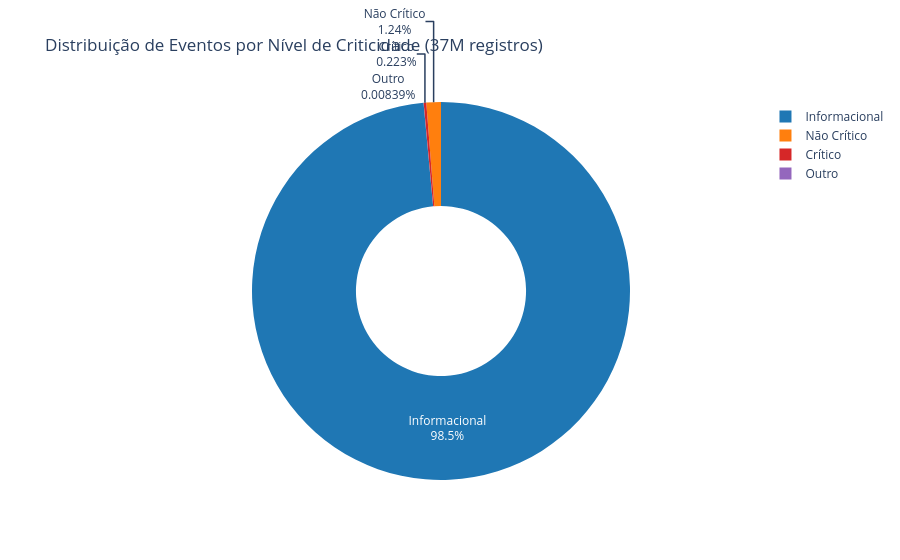

The code cell stored with this chart in its notebook:
### Code cell
fig = px.pie(
    crit.to_pandas(),
    names="Criticidade", values="total",
    title="Distribuição de Eventos por Nível de Criticidade (37M registros)",
    hole=0.45,
    color="Criticidade",
    color_discrete_map={
        "Crítico": "#d62728",
        "Não Crítico": "#ff7f0e",
        "Informacional": "#1f77b4",
        "Outro": "#9467bd"
    }
)
fig.update_traces(textinfo="label+percent")
fig.show()

### Figure 1 — Plotly figure (JSON) as saved in the notebook; plotly's stock layout.template omitted (floating-point values rounded to 4 significant figures)
{"data": [{"customdata": [["Crítico"], ["Não Crítico"], ["Informacional"], ["Outro"]], "domain": {"x": [0.0, 1.0], "y": [0.0, 1.0]}, "hole": 0.45, "hovertemplate": "Criticidade=%{customdata[0]}<br>total=%{value}<extra></extra>", "labels": ["Crítico", "Não Crítico", "Informacional", "Outro"], "legendgroup": "", "marker": {"colors": ["#d62728", "#ff7f0e", "#1f77b4", "#9467bd"]}, "name": "", "showlegend": true, "textinfo": "label+percent", "type": "pie", "values": [83020, 461865, 36616050, 3119]}], "layout": {"legend": {"tracegroupgap": 0}, "title": {"text": "Distribuição de Eventos por Nível de Criticidade (37M registros)"}}}
